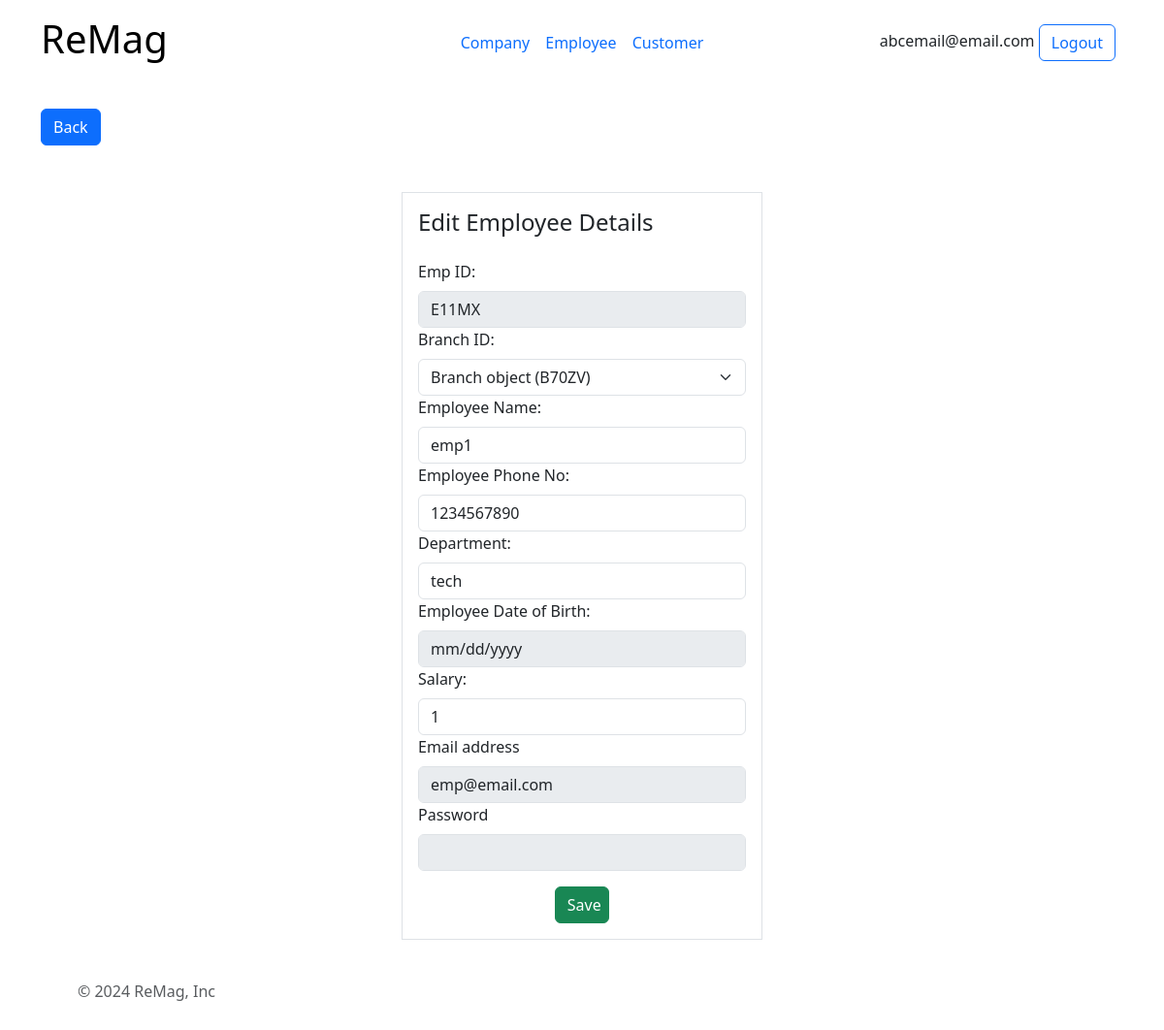
Page /edit-emp/E11MX (signed in) on the committed database.
### all/models.py (models this page shows, shortened)
class Company(models.Model):
    c_id=models.CharField(primary_key=True,max_length=5)
    c_name=models.CharField(max_length=30,null=False)
    c_phone=models.IntegerField(null=False)
    c_address=models.CharField(max_length=200,null=False)
    c_email=models.CharField(null=False,max_length=30)
    c_password=models.CharField(null=False,max_length=200)

class Employee(models.Model):
    emp_id=models.CharField(primary_key=True,max_length=5)
    b_id=models.ForeignKey(Branch,on_delete=models.CASCADE)
    emp_name=models.CharField(max_length=40,null=False)
    emp_phone_no=models.IntegerField(null=False)
    department=models.CharField(max_length=30)
    dob=models.DateField(null=False)
    salary=models.IntegerField(null=False)
    emp_email=models.CharField(null=False,max_length=30)
    emp_password=models.CharField(null=False,max_length=200)

class Branch(models.Model):
    b_id=models.CharField(primary_key=True,max_length=5)
    company=models.ForeignKey(Company, on_delete=models.CASCADE)
    b_address=models.CharField(null=False,max_length=200)
    b_phone_no=models.IntegerField(null=False)

### all/views.py (the view)
# urls.py: path("edit-emp/<str:emp_id>", views.edit_emp, name="edit-emp"),
def edit_emp(request,emp_id):
    context = {}
    if 'company' in request.session:
        context['email']=request.session['email']
        user = Company.objects.filter(c_id=request.session['company'])
        if user.exists():
                company_branches = Branch.objects.filter(company=request.session['company'])
                all_branches=[]
                for branch in company_branches:
                    all_branches.append(branch.b_id)
                context['company_branches']=all_branches
                context['emp_details']=Employee.objects.get(pk=emp_id)
                if request.method == 'POST':
                    branch_id = request.POST.get('branch')
                    branch_id = branch_id[branch_id.find("(")+1:branch_id.find(")")]
                    ename = request.POST.get('ename')
                    emp_phone_num = request.POST.get('emp-phone-num')
                    emp_department = request.POST.get('emp-department')
                    emp_salary = request.POST.get('emp-salary')
                    branch = Branch.objects.get(b_id=branch_id)
                    employee = Employee.objects.get(pk=emp_id)
                    employee.emp_id = emp_id
                    employee.b_id = branch
                    employee.emp_name = ename
                    employee.emp_phone_no = emp_phone_num
                    employee.department = emp_department
                    employee.salary = emp_salary
                    employee.save()
                    return render(request, "all/edit-employee.html", context=context)
                else:
                    return render(request, "all/edit-employee.html", context=context)
    return redirect('/logincompany')

### all/templates/all/edit-employee.html (shortened to what this page needs)
{% extends "all/base.html" %}
{% block content %}
    <div class="shop-details">
        <button onclick="location.href='/all-employees';" class="btn btn-primary">Back</button>
        <form class="col-md-4 offset-md-4 mt-5 border p-3" method="post">
            <h4 class="pb-3">Edit Employee Details</h4>
            <label for="emp-id" class="form-label">Emp ID:</label>
            <input type="text" id="emp-id" name="emp-id"class="form-control" value="{{emp_details.emp_id}}" disabled>
            <label for="b_id" class="form-label">Branch ID:</label>
            <select class="form-select" id="branch" name="branch">
                <option value="{{emp_details.b_id}}" selected>{{emp_details.b_id}}</option>
            </select>
            <label for="ename" class="form-label">Employee Name:</label>
            <input type="text" id="ename" name="ename" class="form-control" value="{{emp_details.emp_name}}">
            <label for="emp-phone-num" class="form-label">Employee Phone No:</label>
            <input type="text" id="emp-phone-num" name="emp-phone-num" class="form-control" value="{{emp_details.emp_phone_no}}">
            <label for="emp-department" class="form-label">Department:</label>
            <input type="text" id="emp-department" name="emp-department" class="form-control" value="{{emp_details.department}}">
            <label for="emp-dob" class="form-label">Employee Date of Birth:</label>
            <input type="date" id="emp-dob" name="emp-dob" class="form-control" value="" disabled>
            <label for="emp-salary" class="form-label">Salary:</label>
            <input type="text" id="emp-salary" name="emp-salary" class="form-control" value="{{emp_details.salary}}">
            <label for="emp-email" class="form-label">Email address</label>
            <input type="email" class="form-control" id="emp-email" name="emp-email" aria-describedby="emailHelp" value="{{emp_details.emp_email}}" disabled>
            <label for="emp-pwd" class="form-label">Password</label>
            <input type="password" class="form-control" id="emp-pwd" name="emp-pwd" disabled>
            <button type="submit" class="btn btn-success mt-3 col-md-2 offset-md-5">Save</button>
        </form>
    </div>
{% endblock %}

### all/templates/all/base.html (shortened to what this page needs)
{% load static %}
<!DOCTYPE html>
<head>
    <link href="https://cdn.jsdelivr.net/npm/bootstrap@5.3.3/dist/css/bootstrap.min.css" rel="stylesheet">
    <link href="{% static 'all/styles/styles1.css' %}" rel="stylesheet">
</head>
<body>
   <div class="container">
    <header class="d-flex flex-wrap align-items-center justify-content-center justify-content-md-between py-3 mb-4">
      <div class="col-md-3 mb-2 mb-md-0">
        <a href="/" class="d-inline-flex link-body-emphasis text-decoration-none">
            <h3>ReMag</h3>
        </a>
      </div>
      <ul class="nav col-12 col-md-auto mb-2 justify-content-center mb-md-0">
        <li><a href="/logincompany" class="nav-link px-2">Company</a></li>
        <li><a href="/loginemp" class="nav-link px-2">Employee</a></li>
        <li><a href="/logincus" class="nav-link px-2">Customer</a></li>
      </ul>
      {% if email %}
      <div class="col-md-3 text-end">
        {{email}}
        <button type="button" class="btn btn-outline-primary me-2" onclick="location.href = '/logout';">Logout</button>
      </div>
      {% endif %}
    </header>
  </div>
  <div class="container">
    {% block content %}
    {% endblock %}
  </div>
  <div class="container">
    <footer class="d-flex flex-wrap justify-content-between align-items-center py-3 my-4">
      <div class="col-md-4 d-flex align-items-center">
        <a href="/" class="mb-3 me-2 mb-md-0 text-body-secondary text-decoration-none lh-1">
          <svg class="bi" width="30" height="24"><use xlink:href="#bootstrap"></use></svg>
        </a>
        <span class="mb-3 mb-md-0 text-body-secondary">© 2024 ReMag, Inc</span>
      </div>
      <ul class="nav col-md-4 justify-content-end list-unstyled d-flex">
        <li class="ms-3"><a class="text-body-secondary" href="#"><svg class="bi" width="24" height="24"><use xlink:href="#twitter"></use></svg></a></li>
        <li class="ms-3"><a class="text-body-secondary" href="#"><svg class="bi" width="24" height="24"><use xlink:href="#instagram"></use></svg></a></li>
        <li class="ms-3"><a class="text-body-secondary" href="#"><svg class="bi" width="24" height="24"><use xlink:href="#facebook"></use></svg></a></li>
      </ul>
    </footer>
  </div>
</body>

### all/static/all/styles/styles1.css (style rules this page uses)
h1,h2,h3 { text-align: center; font-size: 40px; }

### rows in the picture
Company: c_email "abcemail@email.com"
Employee: emp-id "E11MX", branch "Branch object (B70ZV)", ename "emp1", emp-phone-num "1234567890", emp-department "tech", emp-salary "1", emp-email "emp@email.com"
